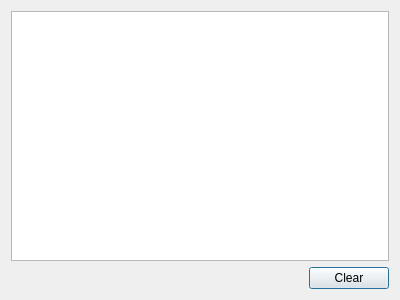
<?xml version="1.0" encoding="UTF-8"?>
<ui version="4.0">
 <class>DebugWindow</class>
 <widget class="QDialog" name="DebugWindow">
  <property name="geometry">
   <rect>
    <x>0</x>
    <y>0</y>
    <width>400</width>
    <height>300</height>
   </rect>
  </property>
  <property name="windowTitle">
   <string>Application Debug</string>
  </property>
  <layout class="QGridLayout" name="gridLayout">
   <item row="2" column="0">
    <spacer name="horizontalSpacer">
     <property name="orientation">
      <enum>Qt::Horizontal</enum>
     </property>
     <property name="sizeHint" stdset="0">
      <size>
       <width>40</width>
       <height>20</height>
      </size>
     </property>
    </spacer>
   </item>
   <item row="2" column="1">
    <widget class="QPushButton" name="pushButton">
     <property name="text">
      <string>Clear</string>
     </property>
    </widget>
   </item>
   <item row="0" column="0" colspan="2">
    <widget class="QPlainTextEdit" name="s_debugOutput"/>
   </item>
  </layout>
 </widget>
 <resources/>
 <connections>
  <connection>
   <sender>pushButton</sender>
   <signal>clicked()</signal>
   <receiver>s_debugOutput</receiver>
   <slot>clear()</slot>
   <hints>
    <hint type="sourcelabel">
     <x>354</x>
     <y>279</y>
    </hint>
    <hint type="destinationlabel">
     <x>255</x>
     <y>205</y>
    </hint>
   </hints>
  </connection>
 </connections>
</ui>
